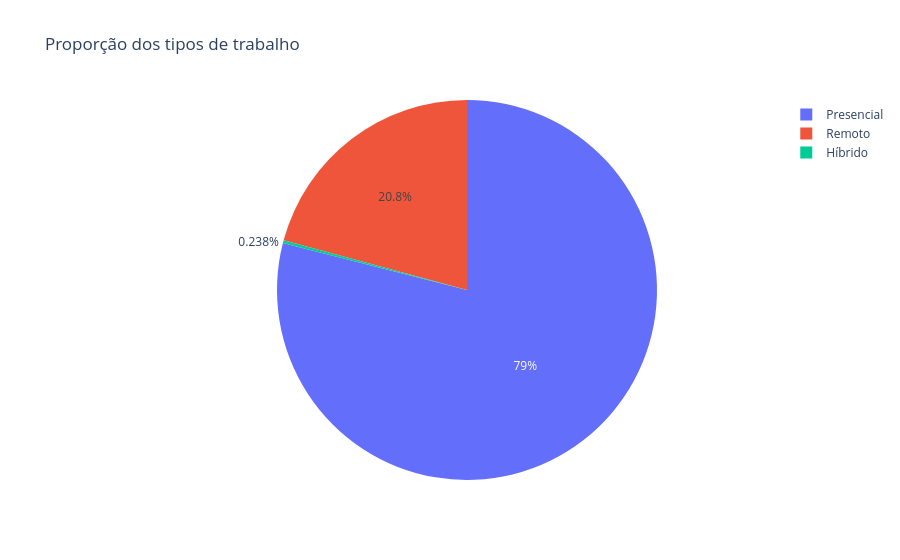

Notebook source saved alongside this figure:
### Markdown cell above
#FAREMOS UM GRÁFICO DE PIZZA

### Code cell
remoto_contagem = df_limpo['remoto'].value_counts().reset_index()
remoto_contagem.columns = ['tipo_trabalho', 'quantidade']
fig = px.pie(remoto_contagem,
             names ='tipo_trabalho',
             values = 'quantidade',
             title = 'Proporção dos tipos de trabalho'
             )
fig.show()

### Figure 1 — Plotly figure (JSON) as saved in the notebook; plotly's stock layout.template omitted (floating-point values rounded to 4 significant figures)
{"data": [{"domain": {"x": [0, 1], "y": [0, 1]}, "hovertemplate": "tipo_trabalho=%{label}<br>quantidade=%{value}<extra></extra>", "labels": ["Presencial", "Remoto", "Híbrido"], "legendgroup": "", "name": "", "showlegend": true, "type": "pie", "values": [105305, 27716, 318]}], "layout": {"legend": {"tracegroupgap": 0}, "title": {"text": "Proporção dos tipos de trabalho"}}}
